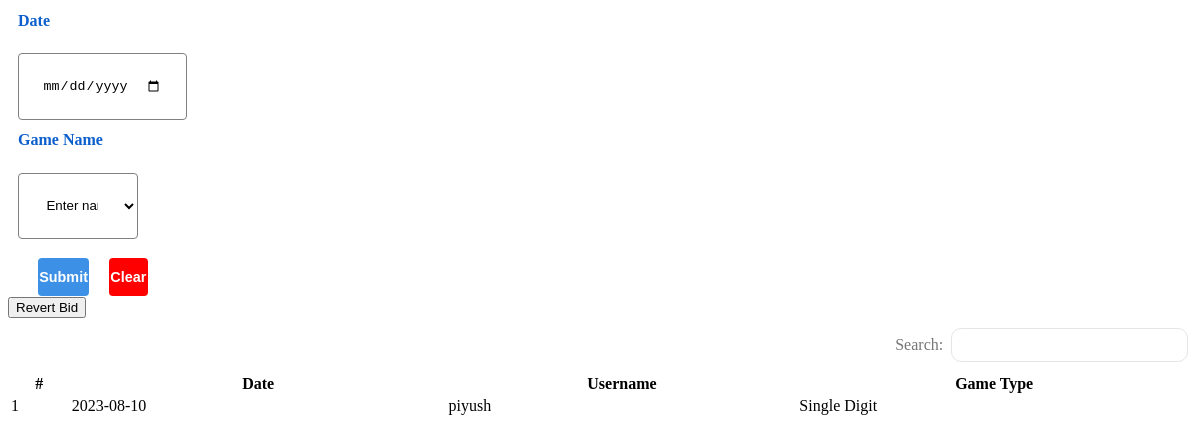
Screenshot of /adminView/bidRevert.php with the database file from the repository.
### tables this page shows
CREATE TABLE `bid_revert` (
  `id` int(11) NOT NULL,
  `username` varchar(50) NOT NULL,
  `date` date NOT NULL,
  `game_type` varchar(50) NOT NULL
);

### adminView/bidRevert.php (the view, shortened to what this page needs)
<!DOCTYPE html>
<html lang="en">
<head>
    <link rel="stylesheet" href="assets\css\style3.css">
    <link rel="stylesheet" href="assets\css\style4.css">
</head>
<body>
    <section class="form">
        <form action="" class="form-search">
            <div class="form-win">
                <label for="">Date</label>
                <br>
                <input type="date" name="date" placeholder="">
            </div>
            <div class="form-win ">
                <label for="">Game Name</label>
                <br>
                <select name="game name" id="game name" class="form-control">
                    <option value="">Enter name</option>
                </select>
            </div>
            <div class="form-dec-btn ">
                <button class="go">Submit</button>
                <button class="clear">Clear</button>
            </div>
        </form>
    </section>
    <section class="input-form">
        <div class="main-datatable">
            <div class="user-table">
                <div class="d-flex">
                <button class="primary">Revert Bid</button>
                    <div class="add_flex">
                        <div class="searchInput">
                            <label type="email">Search:</label>
                            <input type="search" id="filterbox" placeholder=" ">
                        </div>
                    </div>
                </div>
                <div class="filtertable">
                    <table class="user-table-data" style="width:100%;">
                        <thead>
                            <tr>
                                <th style="min-width:10px;">#</th>
                                <th style="min-width:15px;">Date</th>
                                <th style="min-width:15px;">Username</th>
                                <th style="min-width:15px;">Game Type</th>
                            </tr>
                        </thead>
                        <tbody>
							<?php
							include_once "../config/dbconnect.php";
							$sql = "SELECT * from bid_revert";
							$result = $conn->query($sql);
							if ($result->num_rows > 0) {
								while ($row = $result->fetch_assoc()) {
							?>
									<tr class="user-data">
										<td><?= $row["id"] ?></td>
                                        <td><?= $row["date"] ?></td>
                                        <td><?= $row["username"] ?></td>
										<td><?= $row["game_type"] ?></td>
									</tr>
							<?php
								}
							}
							?>
						</tbody>
                    </table>
                </div>
            </div>
        </div>
    </section>
</body>
</html>

### assets/css/style3.css (style rules this page uses)
:root { --poppins: 'Poppins', sans-serif; --lato: 'Lato', sans-serif; --grey: #F1F0F6; --dark-grey: #8D8D8D; --light: #fff; --dark: #000; --green: #81D43A; --light-green: #E3FFCB; --blue: #1775F1; --light-blue: #D0E4FF; --dark-blue: #0C5FCD; --red: #FC3B56; --poppins: 'Poppins', sans-serif; --lato: 'Lato', sans-serif; --blue: #3C91E6; --light-blue: #CFE8FF; --yellow: #FFCE26; --light-yellow: #FFF2C6; --orange: #FD7238; --light-orange: #FFE0D3; }
.form-win { margin-top: 1%; margin-bottom: 1%; margin-left: 10px; }
.form-win select { width: 10vw; margin-top: 2%; border: 1px solid gray; outline: none; background-color: transparent; border-radius: 4px; padding: 2%; }
.form-win input { width: 10vw; margin-top: 2%; border: 1px solid gray; outline: none; background-color: transparent; border-radius: 4px; padding: 2%; }
.form-win label { color: var(--dark-blue); font-weight: 600; }
.clear { width: 50%; margin-left: 20px; background-color: red; }
.form-dec-btn { height: 5vh; width: 10vw; display: flex; justify-content: space-between; align-items: center; margin-top: 1.5%; margin-left: 10px; }
.form-dec-btn button { width: 50%; height: 95%; padding: 1%; font-size: 0.9rem; font-weight: 600; text-transform: capitalize; outline: none; border: none; border-radius: 4px; color: white; cursor: pointer; }
.go { width: 50%; margin-left: 20px; background-color: var(--blue); }

### assets/css/style4.css (style rules this page uses)
.add_flex { display: flex; justify-content: flex-end; padding-right:0px; }
.searchInput { width: 50%; display: flex; align-items: center; position: relative; justify-content: flex-end; margin: 10px 0px; padding: 0px 4px; }
.searchInput input { border: 1px solid #e5e5e5; border-radius: 10px; margin-left: 8px; height: 34px; width: 40%; padding: 0px 25px 0px 10px; }
.searchInput label { color: #767676; font-weight: normal; }

### rows the page displays
bid_revert: id "1", date "2023-08-10", username "piyush", game_type "Single Digit"
